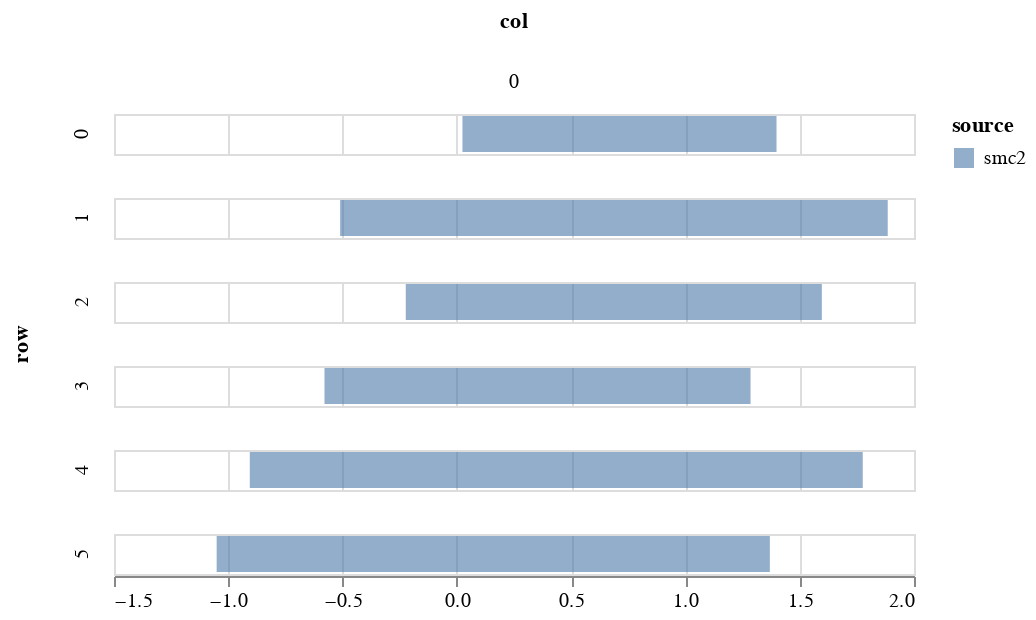

The cell this chart's notebook holds for it:
### Markdown cell above
## Plot MCMC samples

### Code cell
param = 'beta'
df = get_post_df(ps[param])
df_quant = df.groupby(['row', 'col'])[['value']].quantile(0.025).reset_index()
df_quant.rename({'value':'q1'}, axis=1, inplace=True)
df_quant2 = df.groupby(['row', 'col'])[['value']].quantile(0.975).reset_index()
df_quant2.rename({'value':'q2'}, axis=1, inplace=True)

df = df_quant.merge(df_quant2, on=['row', 'col'])

# simple quantile chart
df['source'] = 'smc2'
c1 = alt.Chart(df).mark_bar(opacity=0.6).encode(
        alt.X('q1', title=None),
        alt.X2('q2', title=None),
        alt.Row('row'),
        alt.Column('col'),
        alt.Color('source')
)
c1

### Figure 1 — Vega-Lite specification as saved in the notebook (floating-point values rounded to 4 significant figures)
{"config": {"view": {"continuousWidth": 400, "continuousHeight": 300}}, "data": {"name": "data-3cc2a4fba8905462e4723b0c51489491"}, "mark": {"type": "bar", "opacity": 0.6}, "encoding": {"color": {"type": "nominal", "field": "source"}, "column": {"type": "quantitative", "field": "col"}, "row": {"type": "quantitative", "field": "row"}, "x": {"type": "quantitative", "field": "q1", "title": null}, "x2": {"field": "q2", "title": null}}, "$schema": "https://vega.github.io/schema/vega-lite/v4.8.1.json", "datasets": {"data-3cc2a4fba8905462e4723b0c51489491": [{"row": 0, "col": 0, "q1": 0.02452, "q2": 1.398, "source": "smc2"}, {"row": 1, "col": 0, "q1": -0.5107, "q2": 1.885, "source": "smc2"}, {"row": 2, "col": 0, "q1": -0.2235, "q2": 1.597, "source": "smc2"}, {"row": 3, "col": 0, "q1": -0.5791, "q2": 1.285, "source": "smc2"}, {"row": 4, "col": 0, "q1": -0.9059, "q2": 1.776, "source": "smc2"}, {"row": 5, "col": 0, "q1": -1.051, "q2": 1.369, "source": "smc2"}]}}
